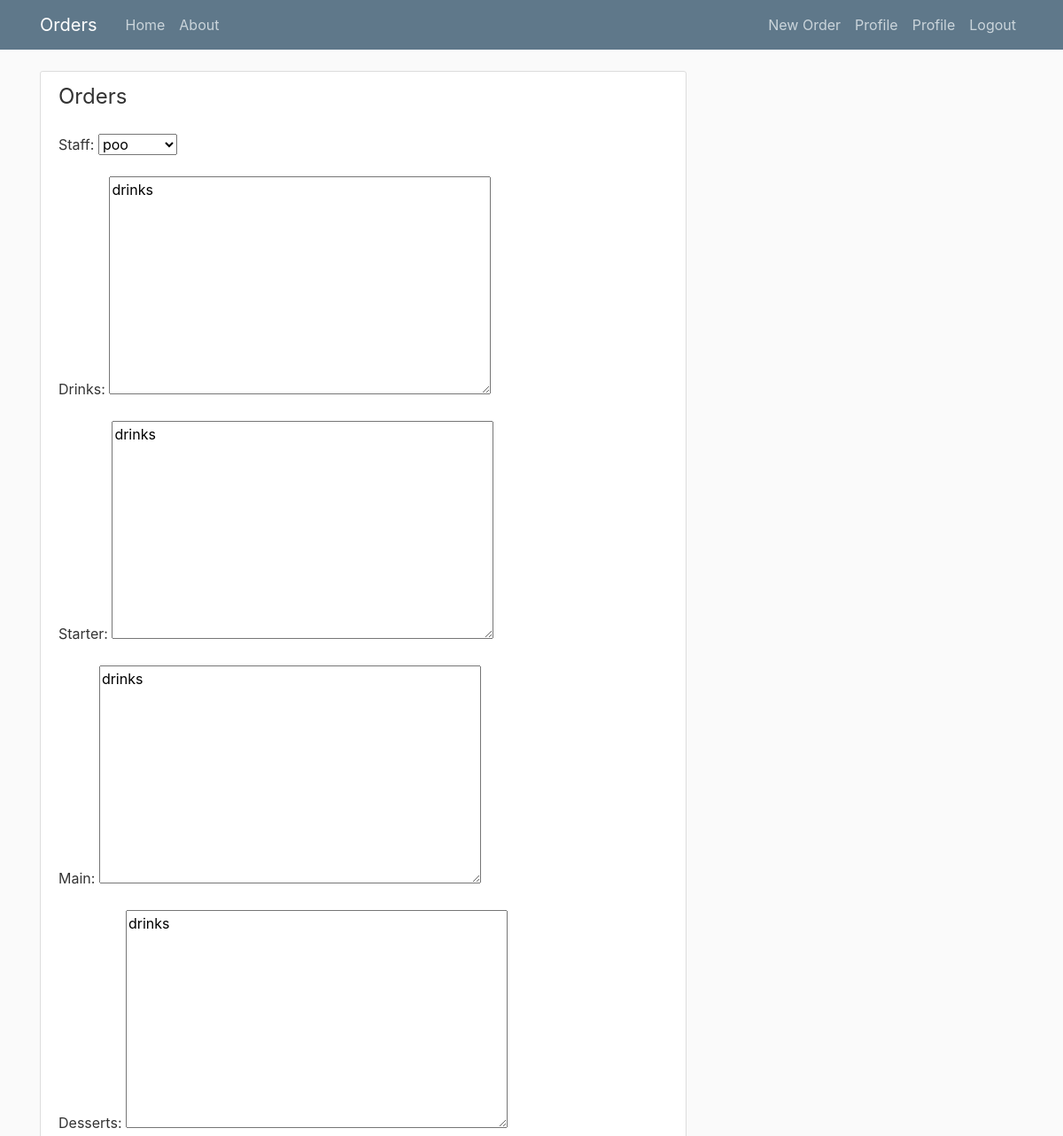
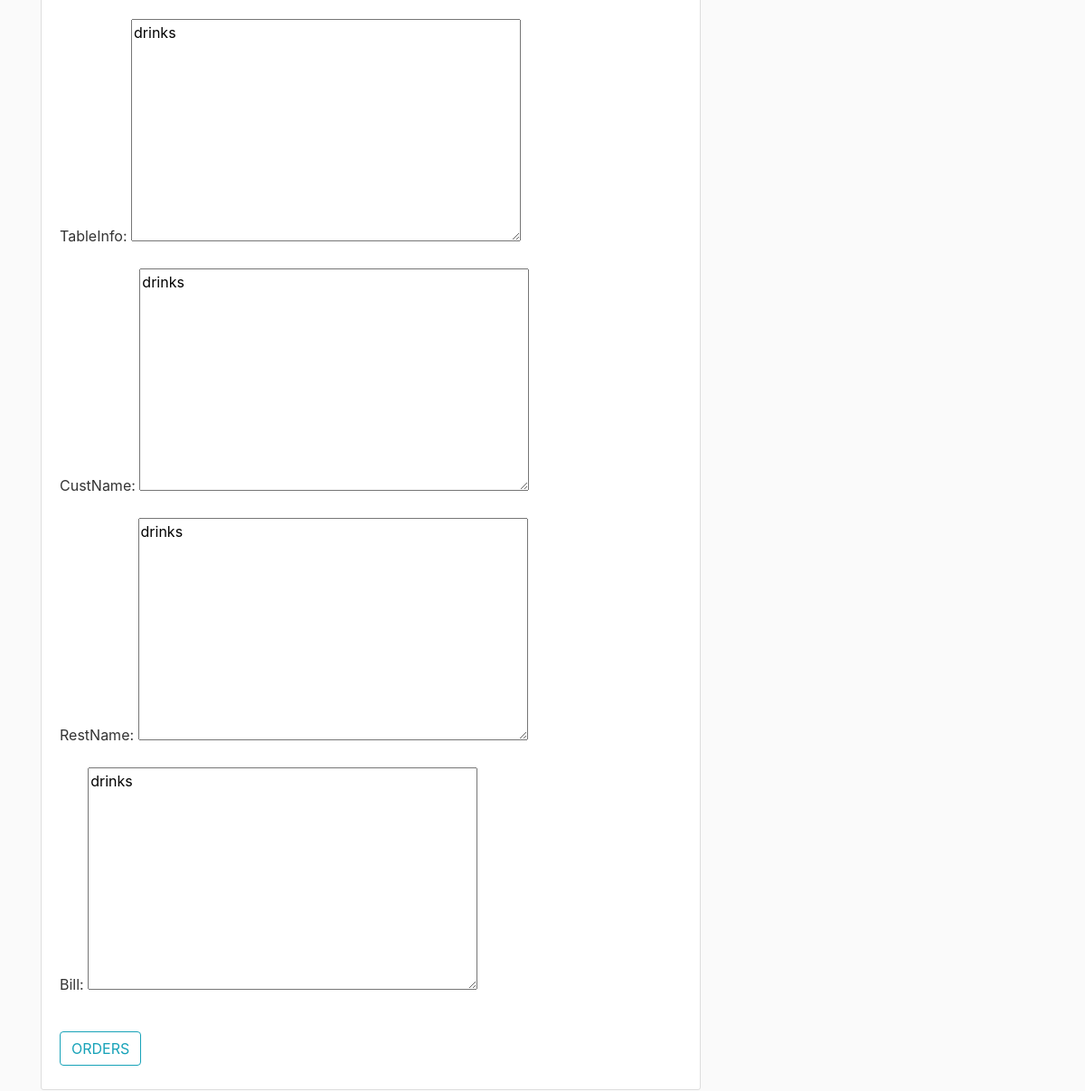
The app's page /Order/5/update/ (signed in) with its own data (2 pictures, top to bottom).
### orders/models.py (models this page shows, shortened)
class Order(models.Model):
    starter = models.TextField()
    main = models.TextField()
    desserts = models.TextField()
    drinks = models.TextField()
    TableInfo = models.TextField()
    CustName = models.TextField()
    RestName = models.TextField()
    bill = models.TextField()
    Table_state = models.TextField()
    dateTimeOrdered = models.DateTimeField(default=timezone.now)
    staff = models.ForeignKey(User, on_delete=models.CASCADE)

### orders/views.py (the view, shortened to what this page needs)
# urls.py: path('Order/<int:pk>/update/',OrderUpdateView.as_view(), name = 'orders-update'),
class OrderUpdateView(LoginRequiredMixin,UserPassesTestMixin, UpdateView):
    model = Order
    fields = ['staff','drinks','starter','main','desserts','TableInfo','CustName','RestName','bill']
    def test_func(self):
        post = self.get_object()
        if self.request.user == post.staff:
            return True
        return False

### orders/templates/orders/order_form.html (shortened to what this page needs)
{% extends "orders/base.html" %}
{% block content %}
<div class ="content-section">
    <form method="POST">
        <fieldset class ="form-group">
            <legend class="border-botton mb-4"> Orders</legend>
            {{form.as_p}}
        </fieldset>
        <div class="form-group">
            <button class="btn btn-outline-info" type="submit">ORDERS</button>
        </div>
    </form>
</div>
{% endblock content %}

### orders/static/orders/main.css (style rules this page uses)
body { background: #fafafa; color: #333333; margin-top: 5rem; }
.content-section { background: #ffffff; padding: 10px 20px; border: 1px solid #dddddd; border-radius: 3px; margin-bottom: 20px; }

### records on screen
Order: staff "poo", drinks "drinks", starter "drinks", main "drinks", desserts "drinks", TableInfo "drinks", CustName "drinks", RestName "drinks", bill "drinks"
